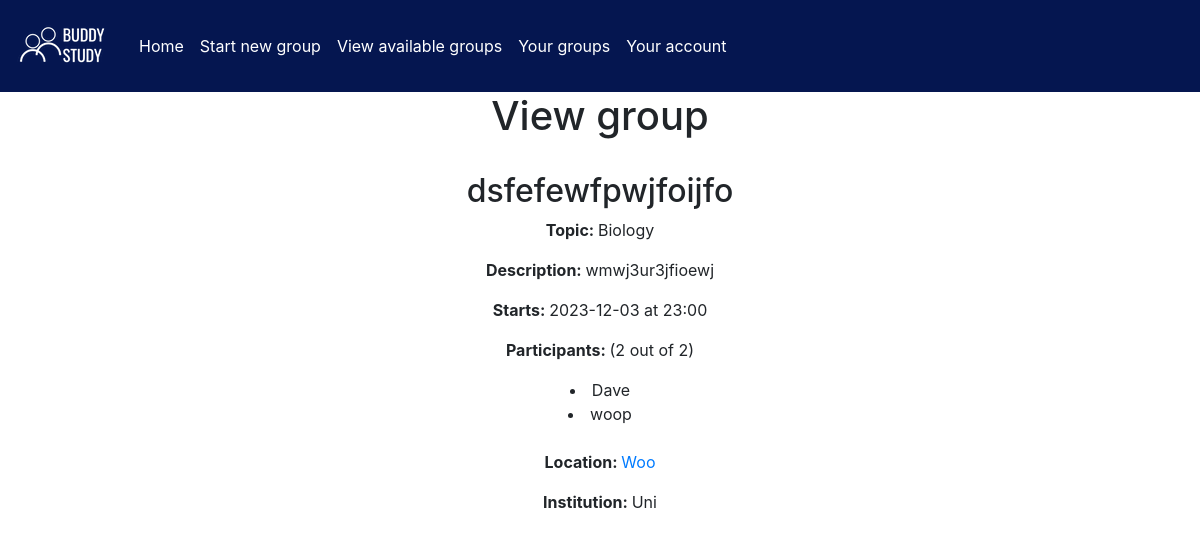
/viewGroup/groupId=16 (signed in), run on the app's committed database.
### app/models.py (models this page shows, shortened)
class Group(db.Model):
    id = db.Column(db.Integer, primary_key=True)
    title = db.Column(db.String(500))
    topic = db.Column(db.String(500))
    description = db.Column(db.Text)
    startDate = db.Column(db.String(500))
    startTime = db.Column(db.String(500))
    capacity = db.Column(db.Integer)
    attendance = db.Column(db.Integer)
    meetingLocation = db.Column(db.Integer, db.ForeignKey('location.locationId'))
    institution = db.Column(db.String(500))
    user_groups = db.relationship('User_Group', backref='group', lazy='dynamic')

class User(db.Model):
    id = db.Column(db.Integer, primary_key=True)
    name = db.Column(db.String(500))
    email = db.Column(db.String(500))
    password = db.Column(db.String(500))
    institution = db.Column(db.String(500))
    user_groups = db.relationship('User_Group', backref='user', lazy='dynamic')

class Location(db.Model):
    locationId = db.Column(db.Integer, primary_key=True)
    locationTitle = db.Column(db.String(500))
    locationDescription = db.Column(db.Text)
    accessible = db.Column(db.Boolean)
    groups = db.relationship('Group', backref='location', lazy='dynamic')

### app/views.py (the view)
@app.route('/viewGroup/groupId=<id>', methods=['GET', 'POST'])
def viewGroup(id):
    return(render_template('groupView.html', group=getGroup(id),
                           users=allUserToGroup(id)))

### app/views.py (called while the page is built)
def getGroup(id):
    with app.app_context():
        g = models.Group.query.filter_by(id=id).first()
        location = models.Location.query.filter_by(locationId=g.meetingLocation).first()
        dictionary = {'id': g.id, 'title': g.title, 'topic': g.topic,
                      'description': g.description, 'startDate': g.startDate,
                      'startTime': g.startTime, 'capacity': g.capacity,
                      'meetingLocation': g.meetingLocation,
                      'locationTitle': location.locationTitle,
                      'locationDescription': location.locationDescription,
                      'accessible': location.accessible,
                      'institution': g.institution,
                      'attendance': g.attendance}
        return dictionary

def allUserToGroup(groupId):
    users = []
    for i in models.User_Group.query.filter_by(group_id=groupId):
        user = models.User.query.filter_by(id=i.user_id).first()
        users.append(user.name)
    return users

### app/templates/groupView.html (shortened to what this page needs)
{% extends "base.html" %}
{% block content %}
    <head>
        <link rel="stylesheet" href="../static/style.css">
    </head>
    <body>
        <center>
        <h1> View group </h1>
        <br>
        <h2> {{ group.title }}</h2>
        <p> <b>Topic: </b> {{ group.topic }}</p>
        <p> <b>Description: </b> {{ group.description }}</p>
        <p> <b>Starts: </b> {{ group.startDate }} at {{ group.startTime }}</p>
        <p> <b>Participants: </b> ({{ group.attendance }} out of {{ group.capacity }}) </p>
        {% for user in users %}
            <li> {{ user }} </li>
        {% endfor %}
        <br>
        <p><b>Location: </b> <a id="location" href="/viewLocation/locationId={{ group.meetingLocation }}"> {{ group.locationTitle }}</a></p>
        {% if group.institution %}
            <p><b>Institution: </b> {{group.institution}}</p>
        {% endif %}
    </center>
    </body>
{% endblock %}

### data on the page
Group: title "dsfefewfpwjfoijfo", topic "Biology", description "wmwj3ur3jfioewj", startDate "2023-12-03", startTime "23:00", institution "Uni"
User: name "Dave"
User: name "woop"
Location: locationTitle "Woo"

### other printed values
{{ group.attendance }} "2"
{{ group.capacity }} "2"
